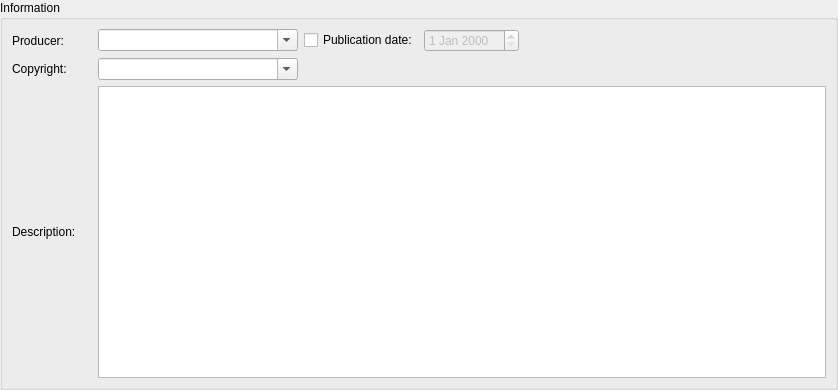
<?xml version="1.0" encoding="UTF-8"?>
<ui version="4.0">
 <class>InformationWidget</class>
 <widget class="QWidget" name="InformationWidget">
  <property name="geometry">
   <rect>
    <x>0</x>
    <y>0</y>
    <width>838</width>
    <height>390</height>
   </rect>
  </property>
  <property name="windowTitle">
   <string>Form</string>
  </property>
  <layout class="QVBoxLayout" name="verticalLayout_2">
   <property name="spacing">
    <number>0</number>
   </property>
   <property name="leftMargin">
    <number>0</number>
   </property>
   <property name="topMargin">
    <number>0</number>
   </property>
   <property name="rightMargin">
    <number>0</number>
   </property>
   <property name="bottomMargin">
    <number>0</number>
   </property>
   <item>
    <widget class="QGroupBox" name="informationGroupBox">
     <property name="title">
      <string>Information</string>
     </property>
     <layout class="QGridLayout" name="gridLayout">
      <item row="0" column="0">
       <layout class="QVBoxLayout" name="verticalLayout">
        <item>
         <layout class="QHBoxLayout" name="horizontalLayout_2">
          <item>
           <widget class="QLabel" name="producer">
            <property name="minimumSize">
             <size>
              <width>80</width>
              <height>0</height>
             </size>
            </property>
            <property name="maximumSize">
             <size>
              <width>80</width>
              <height>16777215</height>
             </size>
            </property>
            <property name="text">
             <string>Producer:</string>
            </property>
           </widget>
          </item>
          <item>
           <widget class="QComboBox" name="producerValue">
            <property name="minimumSize">
             <size>
              <width>200</width>
              <height>0</height>
             </size>
            </property>
            <property name="maximumSize">
             <size>
              <width>200</width>
              <height>16777215</height>
             </size>
            </property>
            <property name="editable">
             <bool>true</bool>
            </property>
           </widget>
          </item>
          <item>
           <widget class="QCheckBox" name="publicationDate">
            <property name="text">
             <string>Publication date:</string>
            </property>
           </widget>
          </item>
          <item>
           <widget class="QDateEdit" name="publicationDateValue">
            <property name="enabled">
             <bool>false</bool>
            </property>
           </widget>
          </item>
          <item>
           <spacer name="horizontalSpacer_2">
            <property name="orientation">
             <enum>Qt::Horizontal</enum>
            </property>
            <property name="sizeHint" stdset="0">
             <size>
              <width>40</width>
              <height>20</height>
             </size>
            </property>
           </spacer>
          </item>
         </layout>
        </item>
        <item>
         <layout class="QHBoxLayout" name="horizontalLayout_3">
          <item>
           <widget class="QLabel" name="copyright">
            <property name="minimumSize">
             <size>
              <width>80</width>
              <height>0</height>
             </size>
            </property>
            <property name="maximumSize">
             <size>
              <width>80</width>
              <height>16777215</height>
             </size>
            </property>
            <property name="text">
             <string>Copyright:</string>
            </property>
           </widget>
          </item>
          <item>
           <widget class="QComboBox" name="copyrightValue">
            <property name="minimumSize">
             <size>
              <width>200</width>
              <height>0</height>
             </size>
            </property>
            <property name="maximumSize">
             <size>
              <width>200</width>
              <height>16777215</height>
             </size>
            </property>
            <property name="editable">
             <bool>true</bool>
            </property>
           </widget>
          </item>
          <item>
           <spacer name="horizontalSpacer">
            <property name="orientation">
             <enum>Qt::Horizontal</enum>
            </property>
            <property name="sizeHint" stdset="0">
             <size>
              <width>40</width>
              <height>20</height>
             </size>
            </property>
           </spacer>
          </item>
         </layout>
        </item>
        <item>
         <layout class="QHBoxLayout" name="horizontalLayout_4">
          <item>
           <widget class="QLabel" name="description">
            <property name="minimumSize">
             <size>
              <width>80</width>
              <height>0</height>
             </size>
            </property>
            <property name="maximumSize">
             <size>
              <width>80</width>
              <height>16777215</height>
             </size>
            </property>
            <property name="text">
             <string>Description:</string>
            </property>
           </widget>
          </item>
          <item>
           <widget class="QPlainTextEdit" name="descriptionValue"/>
          </item>
         </layout>
        </item>
       </layout>
      </item>
     </layout>
    </widget>
   </item>
  </layout>
 </widget>
 <resources/>
 <connections>
  <connection>
   <sender>publicationDate</sender>
   <signal>toggled(bool)</signal>
   <receiver>publicationDateValue</receiver>
   <slot>setEnabled(bool)</slot>
   <hints>
    <hint type="sourcelabel">
     <x>355</x>
     <y>34</y>
    </hint>
    <hint type="destinationlabel">
     <x>453</x>
     <y>34</y>
    </hint>
   </hints>
  </connection>
  <connection>
   <sender>publicationDate</sender>
   <signal>toggled(bool)</signal>
   <receiver>InformationWidget</receiver>
   <slot>refreshInformation()</slot>
   <hints>
    <hint type="sourcelabel">
     <x>355</x>
     <y>34</y>
    </hint>
    <hint type="destinationlabel">
     <x>418</x>
     <y>194</y>
    </hint>
   </hints>
  </connection>
  <connection>
   <sender>publicationDateValue</sender>
   <signal>dateChanged(QDate)</signal>
   <receiver>InformationWidget</receiver>
   <slot>refreshInformation()</slot>
   <hints>
    <hint type="sourcelabel">
     <x>453</x>
     <y>34</y>
    </hint>
    <hint type="destinationlabel">
     <x>418</x>
     <y>194</y>
    </hint>
   </hints>
  </connection>
  <connection>
   <sender>producerValue</sender>
   <signal>currentTextChanged(QString)</signal>
   <receiver>InformationWidget</receiver>
   <slot>refreshInformation()</slot>
   <hints>
    <hint type="sourcelabel">
     <x>197</x>
     <y>34</y>
    </hint>
    <hint type="destinationlabel">
     <x>418</x>
     <y>194</y>
    </hint>
   </hints>
  </connection>
  <connection>
   <sender>copyrightValue</sender>
   <signal>currentTextChanged(QString)</signal>
   <receiver>InformationWidget</receiver>
   <slot>refreshInformation()</slot>
   <hints>
    <hint type="sourcelabel">
     <x>197</x>
     <y>62</y>
    </hint>
    <hint type="destinationlabel">
     <x>418</x>
     <y>194</y>
    </hint>
   </hints>
  </connection>
  <connection>
   <sender>descriptionValue</sender>
   <signal>textChanged()</signal>
   <receiver>InformationWidget</receiver>
   <slot>refreshInformation()</slot>
   <hints>
    <hint type="sourcelabel">
     <x>461</x>
     <y>229</y>
    </hint>
    <hint type="destinationlabel">
     <x>418</x>
     <y>194</y>
    </hint>
   </hints>
  </connection>
 </connections>
</ui>
